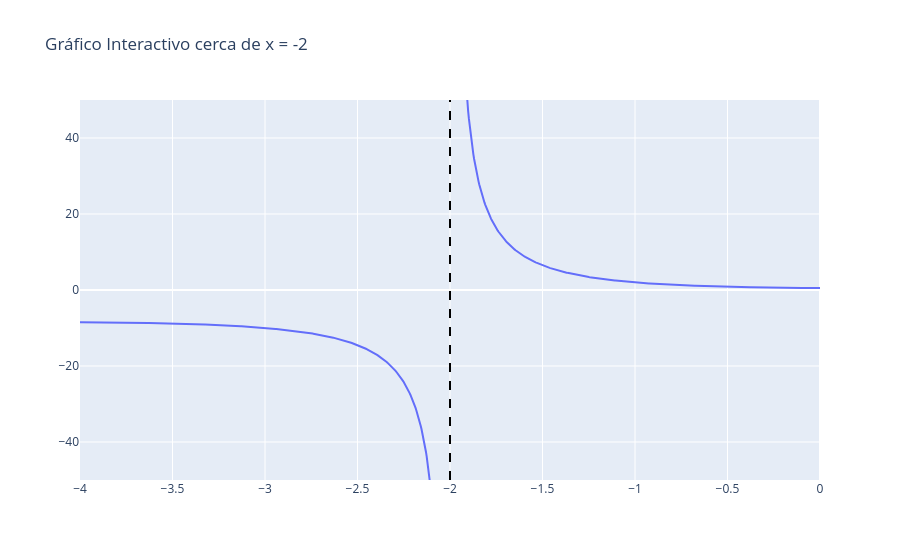

The code cell stored with this chart in its notebook:
### Code cell
# (b) Límite cuando x tiende a -2 por la izquierda
print("\nEJERCICIO (b)")
f_b = (x**2 + 1) / (x + 2)
analizar_limite_punto(f_b, -2, lateral="-")

### Figure 1 — Plotly figure (JSON) as saved in the notebook; plotly's stock layout.template omitted (floating-point values rounded to 4 significant figures; data arrays with more than 128 entries replaced by an {"elided": "..."} marker saying what was removed)
{"data": [{"name": "f(x)", "type": "scatter", "x": {"elided": "1000 float values"}, "y": {"elided": "1000 float values"}}], "layout": {"shapes": [{"line": {"color": "black", "dash": "dash"}, "type": "line", "x0": -2, "x1": -2, "xref": "x", "y0": 0, "y1": 1, "yref": "y domain"}], "title": {"text": "Gráfico Interactivo cerca de x = -2"}, "yaxis": {"range": [-50, 50]}}}
